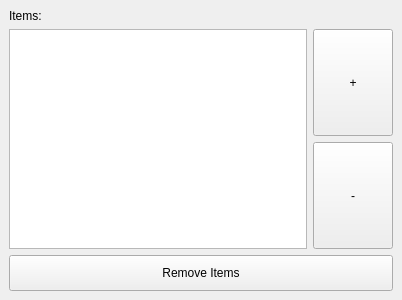
<?xml version="1.0" encoding="UTF-8"?>
<ui version="4.0">
 <class>RemoveItems</class>
 <widget class="QDockWidget" name="RemoveItems">
  <property name="geometry">
   <rect>
    <x>0</x>
    <y>0</y>
    <width>402</width>
    <height>300</height>
   </rect>
  </property>
  <property name="windowTitle">
   <string>Remove Items</string>
  </property>
  <widget class="QWidget" name="dockWidgetContents">
   <layout class="QVBoxLayout" name="verticalLayout">
    <item>
     <layout class="QVBoxLayout" name="items_layout">
      <item>
       <widget class="QLabel" name="label_items">
        <property name="text">
         <string>Items:</string>
        </property>
       </widget>
      </item>
      <item>
       <layout class="QHBoxLayout" name="horizontalLayout_3">
        <item>
         <widget class="QListView" name="items_list">
          <property name="selectionMode">
           <enum>QAbstractItemView::ExtendedSelection</enum>
          </property>
         </widget>
        </item>
        <item>
         <layout class="QVBoxLayout" name="verticalLayout_2">
          <item>
           <widget class="QPushButton" name="button_add_items">
            <property name="sizePolicy">
             <sizepolicy hsizetype="Fixed" vsizetype="Expanding">
              <horstretch>0</horstretch>
              <verstretch>0</verstretch>
             </sizepolicy>
            </property>
            <property name="text">
             <string>+</string>
            </property>
           </widget>
          </item>
          <item>
           <widget class="QPushButton" name="button_remove_items">
            <property name="sizePolicy">
             <sizepolicy hsizetype="Fixed" vsizetype="Expanding">
              <horstretch>0</horstretch>
              <verstretch>0</verstretch>
             </sizepolicy>
            </property>
            <property name="text">
             <string>-</string>
            </property>
           </widget>
          </item>
         </layout>
        </item>
       </layout>
      </item>
      <item>
       <widget class="QPushButton" name="remove_items_button">
        <property name="minimumSize">
         <size>
          <width>0</width>
          <height>36</height>
         </size>
        </property>
        <property name="text">
         <string>Remove Items</string>
        </property>
       </widget>
      </item>
     </layout>
    </item>
   </layout>
  </widget>
 </widget>
 <layoutdefault spacing="6" margin="9"/>
 <resources/>
 <connections/>
</ui>
